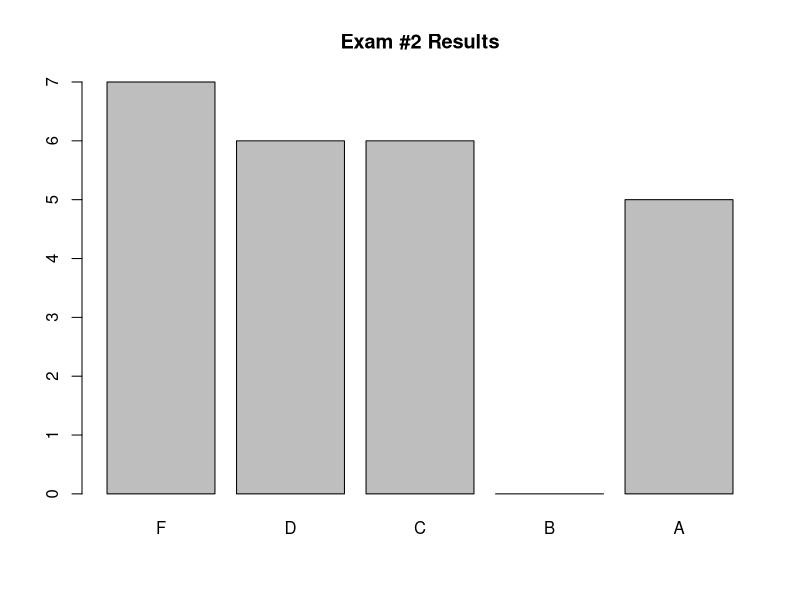

The R source for this figure: (Note: this script raises an error after producing the figure.)
## ---- chunk 1
points <- c(5, 5, 
            5, 5, 5, 5, 
            5, 5, 5, 5, 5, 
            5, 15, 
            5, 15, 
            2, 2, 2, 4)
g <- data.frame(q1a    =              c( 5,  3,  0,  1,  0,  5,  5,  5,  0,  0,  3,  3,  1,  5,  0,  5,  2,  0,  1,  5,  1,  5, 3, 0),
                q1b    = points[2]  - c( 3,  3,  5,  4,  4,  4,  3,  3,  4,  4,  4,  4,  3,  5,  5,  3,  4,  4,  4,  4,  4,  1, 4, 4),
                q2a    = points[3]  - c( 0,  0,  0,  0,  0,  0,  2,  0,  0,  0,  0,  0,  0,  0,  0,  0,  0,  0,  0,  0,  0,  0, 0, 0),
                q2b    = points[4]  - c( 0,  0,  0,  0,  1,  0,  0,  0,  0,  0,  0,  0,  0,  0,  0,  0,  0,  0,  0,  0,  0,  0, 0, 0),
                q2c    = points[5]  - c( 0,  0,  4,  4,  4,  4,  0,  0,  4,  4,  4,  4,  4,  0,  4,  0,  0,  0,  4,  0,  2,  0, 0, 0),
                q2d    = points[6]  - c( 0,  0,  0,  3,  0,  0,  0,  0,  3,  0,  3,  0,  0,  0,  0,  0,  0,  0,  3,  0,  0,  0, 5, 0),
                q3a    = points[7]  - c( 0,  0,  3,  0,  0,  1,  0,  0,  0,  1,  2,  0,  0,  0,  0,  0,  0,  0,  0,  0,  0,  0, 0, 1),
                q3b    = points[8]  - c( 1,  0,  2,  4,  4,  4,  0,  1,  4,  4,  4,  2,  4,  0,  4,  0,  0,  4,  4,  0,  1,  1, 0, 4),
                q3c    = points[9]  - c( 0,  0,  1,  3,  4,  3,  4,  0,  4,  0,  3,  2,  0,  3,  0,  0,  0,  3,  5,  0,  0,  3, 3, 4),
                q3d    = points[10] - c( 0,  2,  0,  2,  4,  2,  0,  1,  0,  2,  5,  2,  2,  0,  4,  0,  0,  3,  3,  0,  0,  0, 0, 4),
                q3e    = points[11] - c( 0,  2,  3,  4,  2,  0,  0,  1,  1,  3,  5,  2,  3,  0,  3,  0,  0,  1,  4,  0,  0,  0, 4, 3),
                q4a    = points[12] - c( 0,  0,  4,  0,  0,  0,  0,  0,  0,  4,  0,  0,  0,  0,  0,  0,  0,  0,  0,  0,  4,  3, 0, 0),
                q4b    = points[13] - c( 1,  7, 13, 10, 12,  3,  1,  0, 12, 14,  7, 12, 12,  7,  7, 12, 15, 12, 15,  0, 13, 13, 8, 2),
                q5a    = points[14] - c( 1,  4,  0,  3,  0,  2,  0,  0,  0,  0,  0,  0,  4,  2,  5,  0,  2,  0,  0,  0,  0,  0, 0, 0),
                q5b    = points[15] - c( 0, 14,  4, 12, 10,  1,  1,  0,  1, 10,  0,  5,  4, 15, 15,  0,  2,  1,  4,  2,  0, 10, 0, 3),
                q6a    = points[16] - c( 2,  2,  2,  1,  2,  0,  0,  0,  0,  2,  0,  1,  2,  0,  2,  0,  1,  2,  2,  0,  0,  0, 0, 0),
                q6b    = points[17] - c( 1,  2,  2,  2,  1,  2,  0,  0,  0,  0,  0,  2,  2,  2,  2,  0,  0,  1,  2,  0,  2,  1, 0, 0),
                q6c    = points[18] - c( 2,  2,  2,  2,  2,  2,  0,  0,  1,  2,  2,  2,  2,  2,  2,  0,  2,  2,  2,  1,  2,  0, 0, 0),
                q6d    = points[19] - c( 2,  3,  3,  2,  2,  2,  1,  3,  1,  4,  0,  2,  2,  2,  4,  0,  2,  2,  4,  0,  3,  1, 0, 0))
                
g$grades <- rowSums(g)
print(g$grades)
summary(g$grades)

g$lgrades <- ifelse (g$grades<60, 'F', ifelse (g$grades<70, 'D', ifelse (g$grades<80, 'C', ifelse (g$grades<90, 'B', 'A'))))
g$lgrades <- factor(g$lgrades, c('F', 'D', 'C', 'B', 'A'))
barplot(table(g$lgrades))
title('Exam #2 Results')
## ---- chunk 2
g2 <- data.frame(question = c(rep('q1a', length(g$q1a)),
                              rep('q1b', length(g$q1b)),
                              rep('q2a', length(g$q2a)),
                              rep('q2b', length(g$q2b)),
                              rep('q2c', length(g$q2c)),
                              rep('q2d', length(g$q2d)),
                              rep('q3a', length(g$q3a)),
                              rep('q3b', length(g$q3b)),
                              rep('q3c', length(g$q3c)),
                              rep('q3d', length(g$q3d)),
                              rep('q3e', length(g$q3e)),
                              rep('q4a', length(g$q4a)),
                              rep('q4b', length(g$q4b)),
                              rep('q5a', length(g$q5a)),
                              rep('q5b', length(g$q5b)),
                              rep('q6a', length(g$q6a)),
                              rep('q6b', length(g$q6b)),
                              rep('q6c', length(g$q6c)),
                              rep('q6d', length(g$q6d))),
                 score = 100*c(g$q1a/points[1], g$q1b/points[2], 
                               g$q2a/points[3], g$q2b/points[4], g$q2c/points[5], g$q2d/points[6], 
                               g$q3a/points[7], g$q3b/points[8], g$q3c/points[9], g$q3d/points[10], g$q3e/points[11], 
                               g$q4a/points[12], g$q4b/points[13], 
                               g$q5a/points[14], g$q5b/points[15], 
                               g$q6a/points[16], g$q6b/points[17], g$q6c/points[18], g$q6d/points[19]))
plot(g2$question, g2$score)
title('Individual Question Results')
